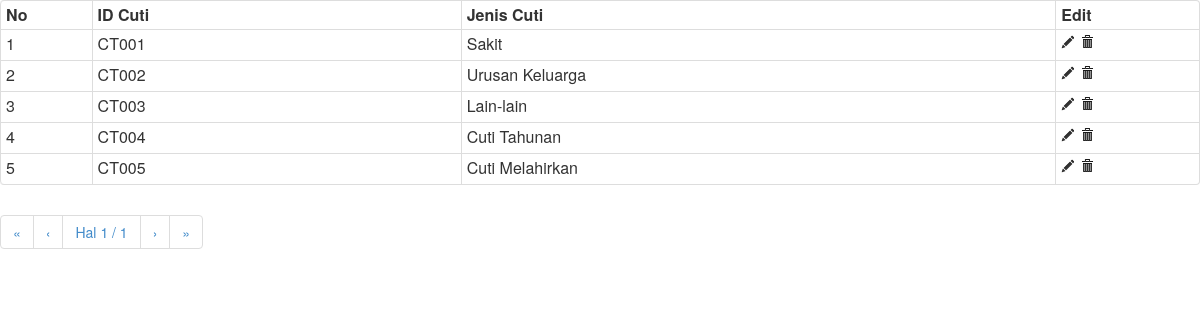
The page /jeniscuti/jeniscuti.data.php on the database its author committed.
### tables this page shows
CREATE TABLE IF NOT EXISTS `jeniscuti` (
  `idcuti` varchar(5) NOT NULL,
  `jeniscuti` varchar(50) NOT NULL,
  PRIMARY KEY (`idcuti`)
);

### jeniscuti/jeniscuti.data.php (the view, shortened to what this page needs)
<html>
    <link href="../css/bootstrap.min.css" rel="stylesheet" media="screen">
	<link href="../css/style.css" rel="stylesheet" type="text/css">
<?php
require '../function/koneksi.php';
include '../function/functionnya.php';
?>
<?php
if(isset($keyword)){
			$param = $keyword;
			$sql = "SELECT * FROM jeniscuti
        WHERE idcuti LIKE '%$keyword%'
        OR jeniscuti LIKE '%$keyword%'";
		}else{
			$sql ="SELECT * FROM jeniscuti";
		}
?>
<table class="table table-condensed table-bordered table-hover" cellpadding="0" cellspacing="0">
<thead>
	<tr>
	<th style="width:20px">No</th>
		<th style="width:120px">ID Cuti</th>
		<th style="width:200px">Jenis Cuti</th>
		<th style="width:40px">Edit</th>
	</tr>
</thead>
<tbody>
	<?php
                $y = 1;
        $result = mysqli_query($connect, $sql);
        $rpp = 10;
        $reload = "#data-jeniscuti";
        $page = isset($_GET["page"]) ? intval($_GET["page"]) : 1;
        $tcount = mysqli_num_rows($result);
        $tpages = ($tcount) ? ceil($tcount/$rpp) : 1;
        $count = 0;
        $i = ($page-1)*$rpp;
                        while(($count<$rpp) && ($i<$tcount)) {
                        mysqli_data_seek($result,$i );
                        $data = mysqli_fetch_array($result);
                        ?>
	<tr>
		<td><?php echo $y++ ?></td>
		<td><?php echo $data['idcuti'] ?></td>
		<td><?php echo $data['jeniscuti'] ?></td>
		<td>
		<a href="#dialog-jeniscuti" id="<?php echo $data['idcuti'] ?>" class="ubah" data-toggle="modal">
				<i class="icon-pencil"></i>
			</a>
			<a href="#" id="<?php echo $data['idcuti'] ?>" class="hapus">
				<i class="icon-trash"></i>
			</a>
 </td>
	</tr>
	<?php
		$i++;
                $count++;
		}
	?>
</tbody>
</table>
 <div> <?php echo paginate_one($reload, $page, $tpages); ?></div>
</html>

### css/style.css (style rules this page uses)
html { background-color: #5D92BA; font-family: "Tenor Sans", sans-serif; }

### rows shown on the page
jeniscuti: idcuti "CT001", jeniscuti "Sakit"
jeniscuti: idcuti "CT002", jeniscuti "Urusan Keluarga"
jeniscuti: idcuti "CT003", jeniscuti "Lain-lain"
jeniscuti: idcuti "CT004", jeniscuti "Cuti Tahunan"
jeniscuti: idcuti "CT005", jeniscuti "Cuti Melahirkan"

### other values the page prints
$page "1"
$tpages "1"
